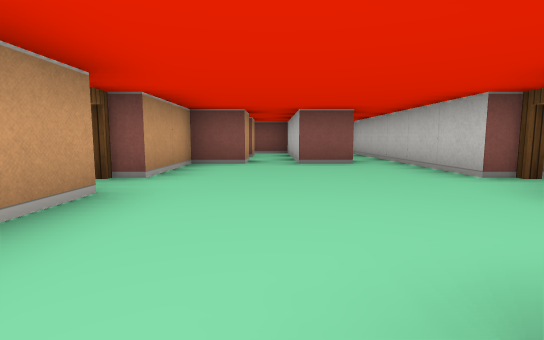
view 1 (above)

14 first-person views from a walk through a cub3D ray-caster map. The camera is about half as high as the walls, tilts 6° down and sees 85° across. The floor is counted in squares. Each view is taken from the middle of a square. On the plan, view 1 faces up. The plan holds only what a view shows up to about 9 squares ahead; the rest is blank.

view 2
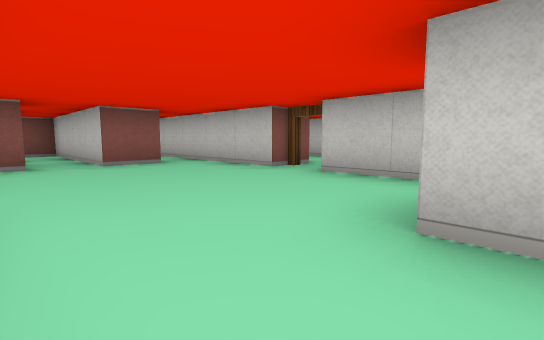

view 3
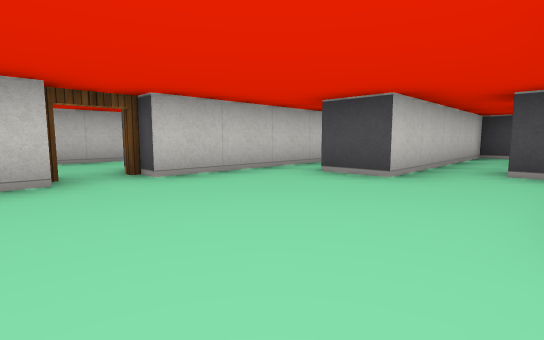

view 4
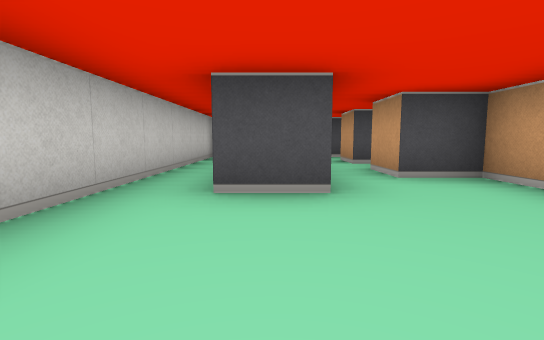

view 5
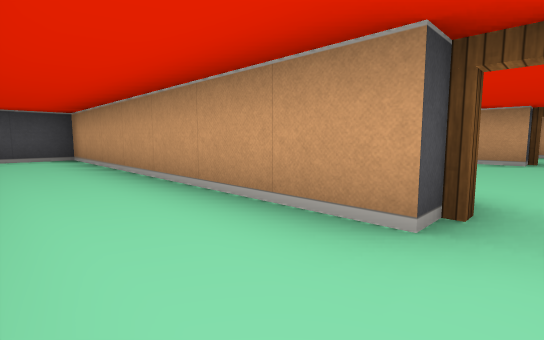

view 6
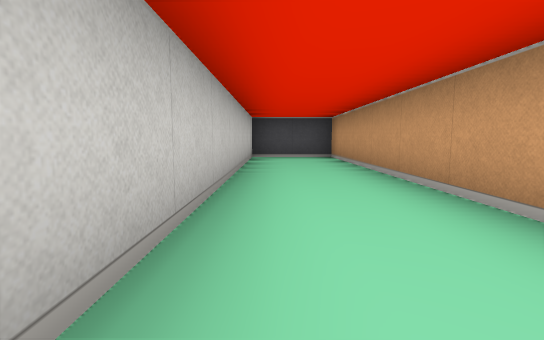

view 7
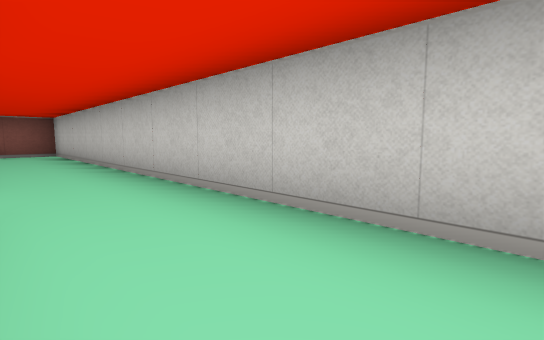

view 8
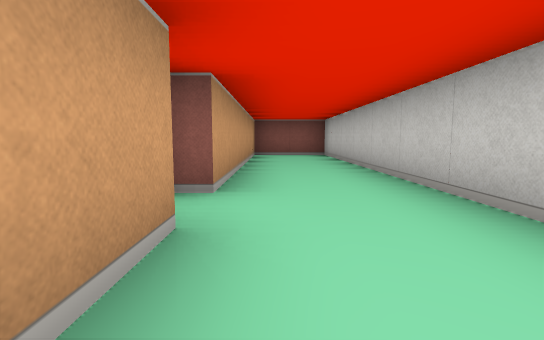

view 9
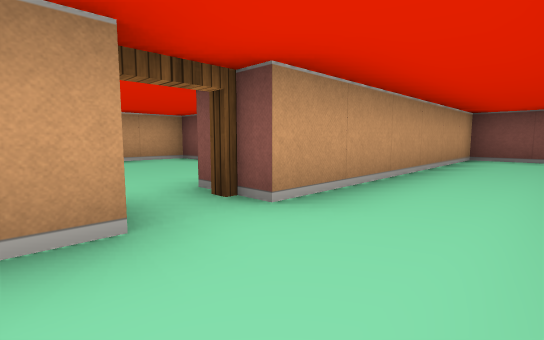

view 10
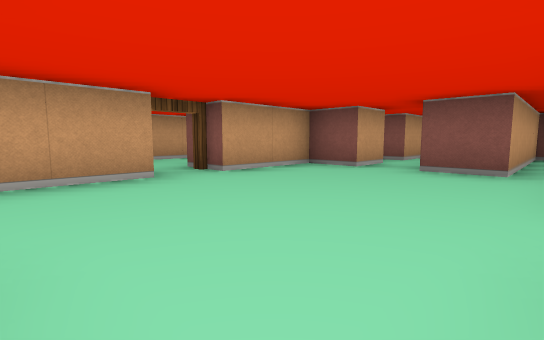

view 11
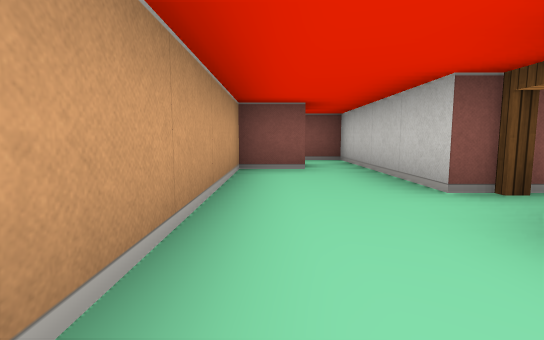

view 12
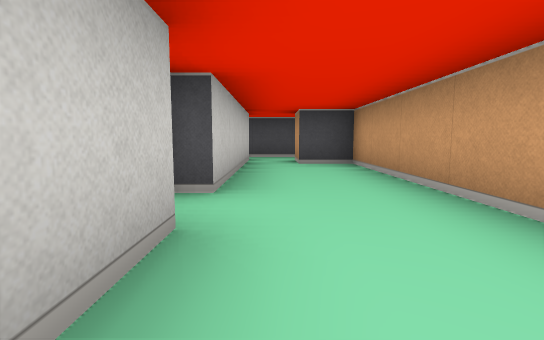

view 13
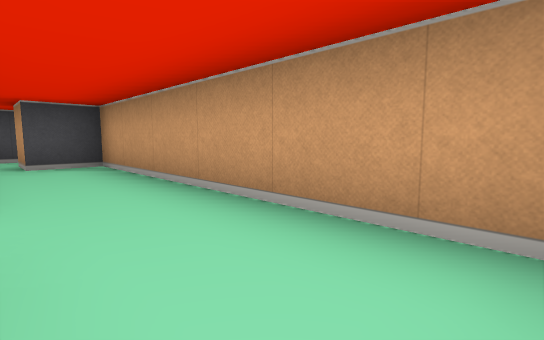

view 14
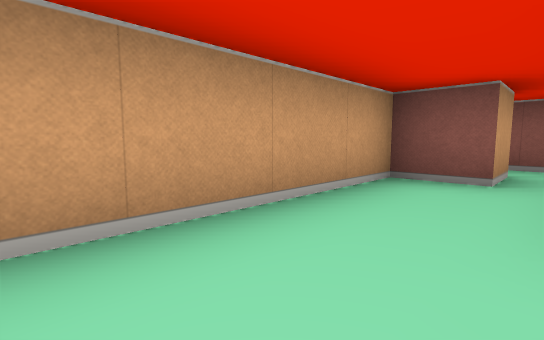

### Floor plan
Ten units are one square. View 1 is at (0, 0); x grows to the right and y downward. Boxes are objects, and circles mark ways between rooms. Rooms are numbered by the first view taken in them; rooms with no view inside come last. Other rooms are left out.
<svg viewBox="-50 -100 110 150">
<path fill="none" stroke="#000" d="M25 -35 25 -90M-15 -25 -15 5 -5 5 -5 15M5 25 5 -5 15 -5M-5 -66 -5 -55 -15 -55 -15 -35M25 45 25 -25M15 -95 15 -55 5 -55 5 -65M35 -25 35 45 55 45 55 -95 35 -95 35 -35M-25 -35 -25 -75 -36 -75M-25 14 -25 -25M-35 -65 -35 -55 -45 -55 -45 5 -35 5 -35 15M-36 25 -24 25"/>
<circle cx="30" cy="-30" r="3" fill="#2a7"/>
<circle cx="-15" cy="20" r="3" fill="#2a7"/>
<circle cx="-20" cy="-30" r="3" fill="#2a7"/>
<text x="10" y="-20">1</text>
<text x="40" y="-30">2</text>
<text x="-30" y="-20">3</text>
</svg>
Room 1 opens to room 2. Room 1 opens to room 3.

Where each view was taken, in squares from view 1:
view 1: 0 up, 0 right, facing up
view 2: 0 up, 1 left, facing up-right
view 3: 4 up, 1 left, facing down-right
view 4: 3 up, 1 right, facing down
view 5: 3 up, 5 right, facing down-left
view 6: 3 up, 5 right, facing down
view 7: 0 up, 4 right, facing up-right
view 8: 1 up, 4 right, facing up
view 9: 2 up, 5 right, facing up-left
view 10: 1 up, 2 right, facing up-left
view 11: 1 up, 4 left, facing up
view 12: 5 up, 3 left, facing down
view 13: 5 up, 3 left, facing down-left
view 14: 2 up, 3 left, facing up-left
